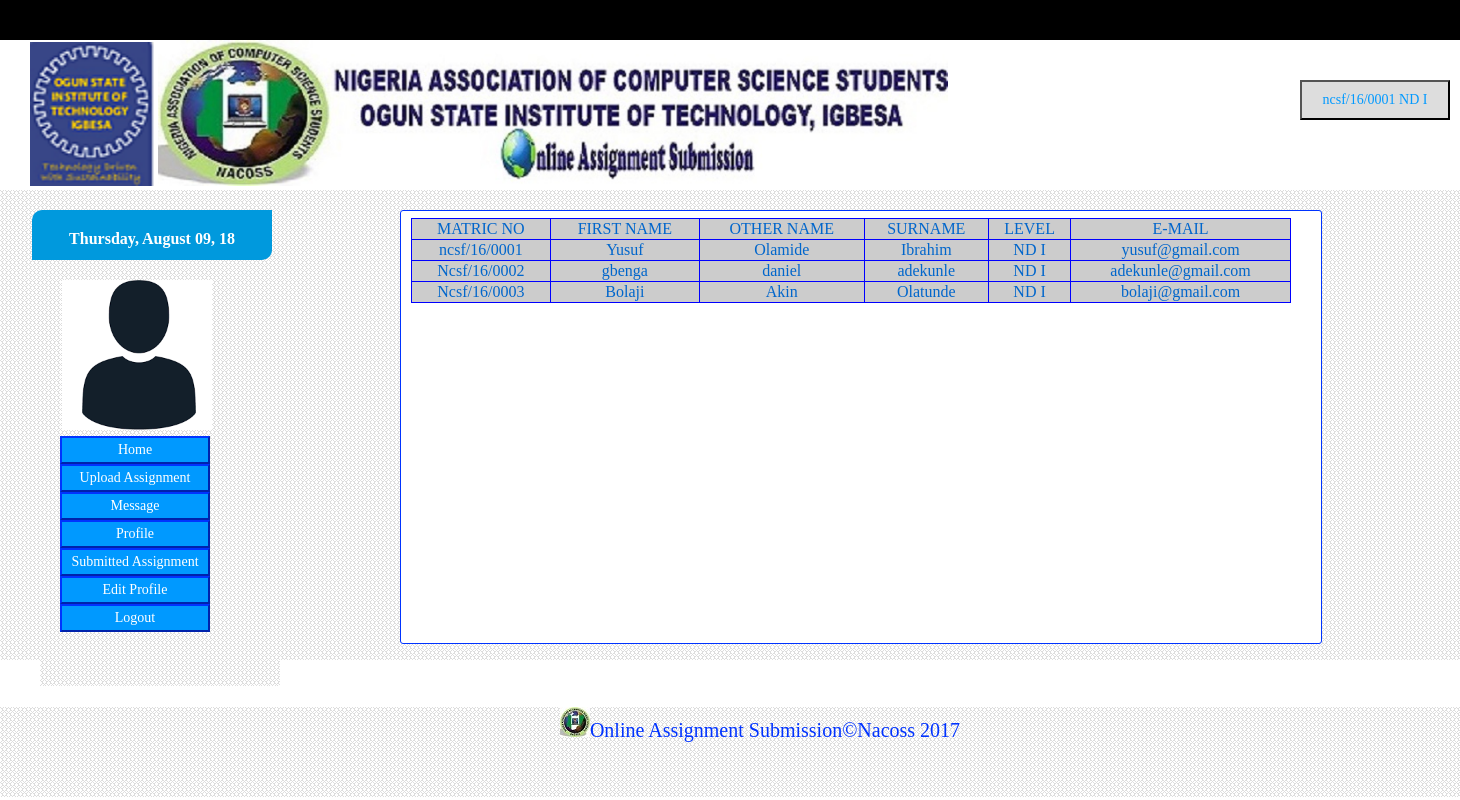
The app's page /coursemate.php (signed in) with its own data.
### tables this page shows
CREATE TABLE `student_reg` (
  `id` int(100) NOT NULL auto_increment,
  `surname` varchar(30) NOT NULL,
  `firstname` varchar(30) NOT NULL,
  `othername` varchar(30) NOT NULL,
  `matricno` varchar(30) NOT NULL,
  `level` varchar(30) NOT NULL,
  `email` varchar(30) NOT NULL,
  `image` varchar(30) NOT NULL default 'image/img.png',
  `password` varchar(30) NOT NULL default '12345',
  PRIMARY KEY  (`id`),
  UNIQUE KEY `id` (`id`)
);

### coursemate.php (the view, shortened to what this page needs)
<!DOCTYPE html PUBLIC "-//W3C//DTD XHTML 1.0 Transitional//EN" "http://www.w3.org/TR/xhtml1/DTD/xhtml1-transitional.dtd">
<html xmlns="http://www.w3.org/1999/xhtml">
<head>
<link href="index.css" rel="stylesheet" type="text/css" />
<link href="hover.css" rel="stylesheet" type="text/css" />
</head>
<body>
<?php include('header.php');?>
<div class="dropdown"><button class="button"> <?php echo "$_SESSION[matric] $_SESSION[level]"; ?> </button>
</div>
<div class="container">
<div class="time">
<?php
$dt = new DateTime();
echo $dt->format('l,  F d,  y');
?>
<div class="image">
<img src="<?php  echo $_SESSION[image] ?> " width="150px" height="150px" />
</div>
</div>
<div class="stdmenu">
<a href="stddashboard.php"> <button class=menubutton>Home</button></a> <br />
<a href="studentpage.php"> <button class=menubutton>Upload Assignment</button></a> <br />
<a href="message.php"> <button class=menubutton>Message</button></a><br />
<a href="studentprofile.php"> <button class=menubutton>Profile</button></a><br />
<a href="subassignment.php"> <button class=menubutton>Submitted Assignment</button></a><br />
<a href="editprofile.php"> <button class=menubutton>Edit Profile</button></a><br />
<a href="logout1.php"> <button class=menubutton>Logout</button></a><br />
</div>
<div class="subassignment" >
<table border="1" class="table"><tr>
<td>MATRIC NO</td><td>FIRST NAME</td><td>OTHER NAME</td><td>SURNAME</td><td>LEVEL</td>
<td>E-MAIL</td></tr>
<?php
            $sel = "SELECT * FROM student_reg WHERE level ='$_SESSION[level]'";
                $sel1 = mysql_query($sel) or die(mysql_error());
            $sel2 = mysql_num_rows($sel1);
            while($sel2>0){
                $f4=mysql_fetch_array($sel1);
    echo"<tr><td>".$f4['matricno']."</td><td>".$f4['firstname']."</td><td>".$f4['othername']."</td>
	<td>".$f4['surname']."</td><td>".$f4['level']."</td><td>".$f4['email']."</td></tr>";
    $sel2=$sel2-1;
            }
        ?>
</table>
</div>
</div>
<?php include('footer.php'); ?>
</body>
</html>

### index.css (style rules this page uses)
body { padding:0px; margin:auto; }
.container { width:100%; height:470px; background-image:url(image/bg.png); background-repeat:repeat; position:absolute; top:190px; }
.dropdown { position: absolute; display: inline-block; left:1300px; top: 20px; }
.time { position:absolute; width:200px; height:10px; background-color:#09d; font-family:cambria; top:20px; left:32px; border-top-left-radius: 10px; border-bottom-right-radius: 10px; color:#FFf; font-size:16px; padding:20px; font-weight:bolder; text-align:center; }
.stdmenu { position:absolute; top: 240px; left: 40px; width: 220px; height: 250px; padding-left: 20px; padding-top:6px; border-top: none; background-image:url(image/bg.png); }
.image { width:150px; height: 150px; background-color:#CCCCCC; position:absolute; left:30px; top: 70px; }
.menubutton { padding: 4px; color:#FFF; font-family:"Times New Roman", Times, serif; font-size:14px; background-color:#09F; width: 150px; border-color:#03f; }
.subassignment { padding-left:10px; border:1px solid #03f; padding-right:10px; padding-bottom:5px; padding-top:7px; top:20px; text-align:center; left:400px; position:absolute; background-color:#fff; border-radius: 3px; color:#03f; font-family:cambria; font-size:16px; overflow:scroll; width:900px; height:420px; }
.table { border-collapse:collapse; width:880px; background-color:#CCC; border-color:#00F; color:#06C; text-align:center; }

### hover.css (style rules this page uses)
.dropdown { position:absolute; display: inline-block; top: 80px; }
.button { padding:10px; background-color:#ddd; color:#09f; font-size:14px; font-family:cambria; width: 150px }

### header.css (style rules this page uses)
body { background:#fff; margin:0px; padding:0px; }

### records on screen
student_reg: matricno "ncsf/16/0001", firstname "Yusuf", othername "Olamide", surname "Ibrahim", level "ND I", email "yusuf@gmail.com"
student_reg: matricno "Ncsf/16/0002", firstname "gbenga", othername "daniel", surname "adekunle", level "ND I", email "adekunle@gmail.com"
student_reg: matricno "Ncsf/16/0003", firstname "Bolaji", othername "Akin", surname "Olatunde", level "ND I", email "bolaji@gmail.com"

### other values on screen
$_SESSION[matric] "ncsf/16/0001"
$_SESSION[level] "ND I"
